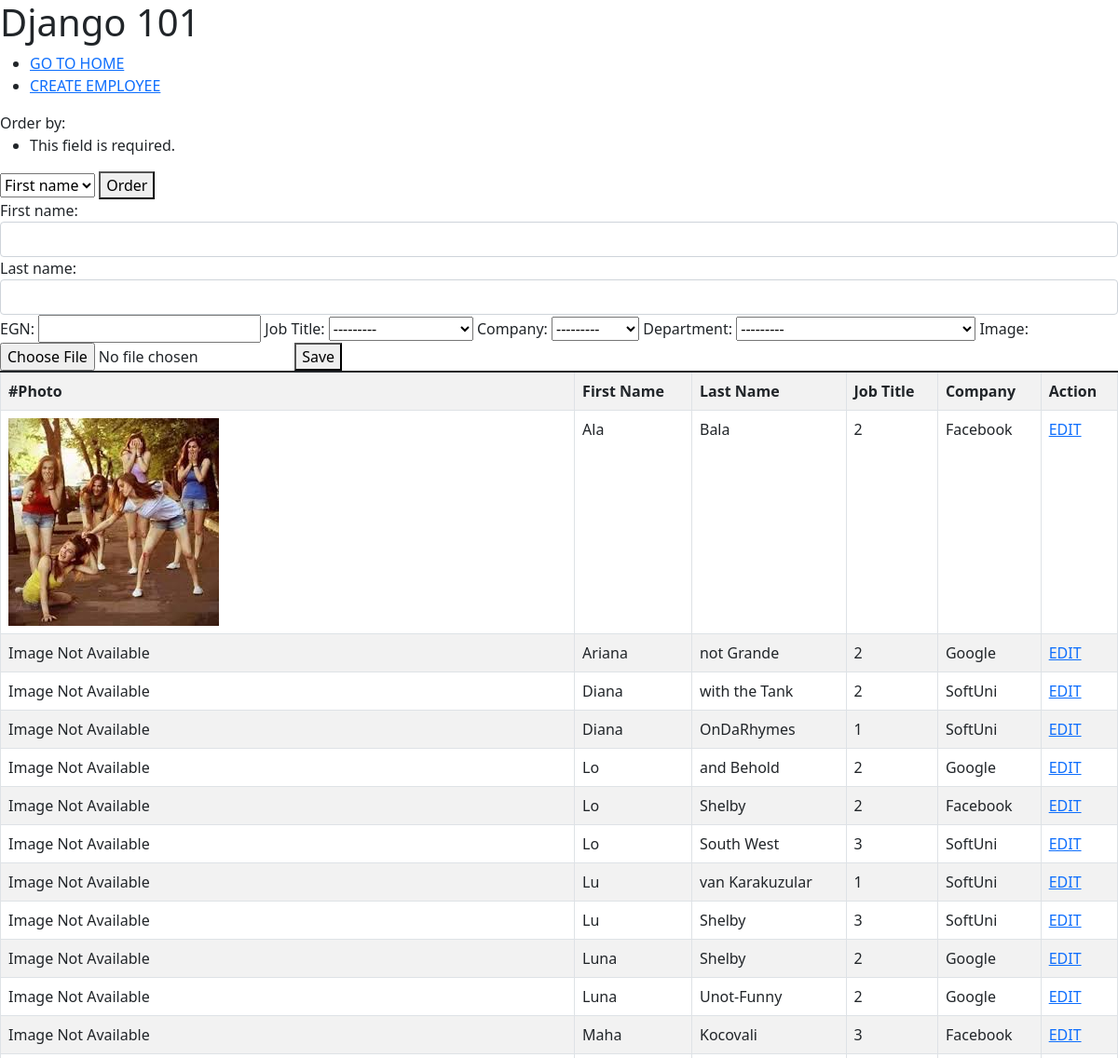
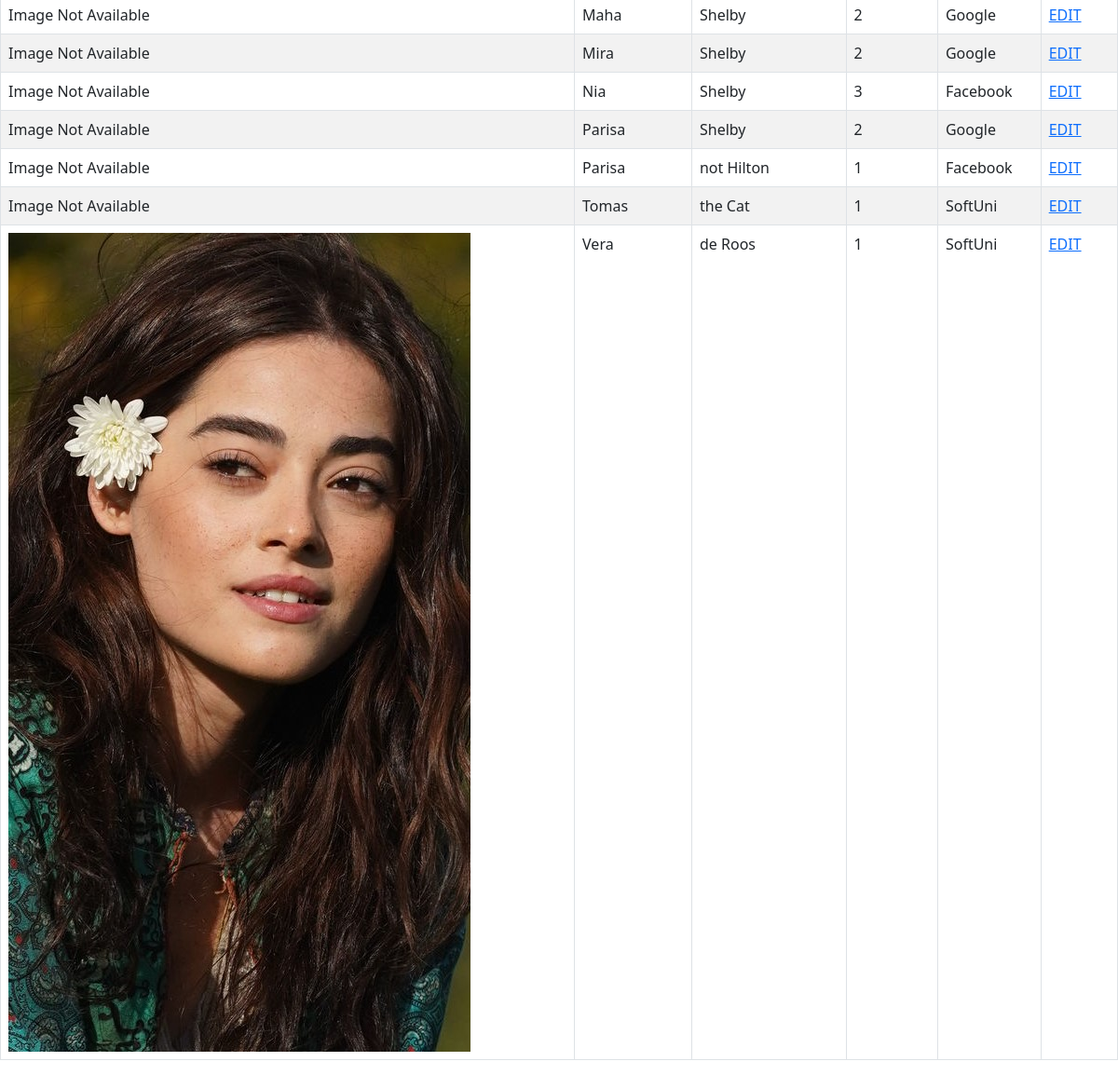
Screenshot of /employees/create/ with the database file from the repository (2 pictures, top to bottom).
### employees_app/employees/models.py (models this page shows)
class Employee(models.Model):
    SOFTWARE_DEVELOPER = 1
    QA_ENGINEER = 2
    DEVOPS_SPECIALIST = 3
    SOFT_UNI = 'SoftUni'
    GOOGLE = 'Google'
    FACEBOOK = 'Facebook'
    COMPANIES = (
        SOFT_UNI,
        GOOGLE,
        FACEBOOK,
    )
    first_name = models.CharField(
        max_length=30,
    )
    last_name = models.CharField(
        max_length=40,
        null=True,
        blank=True,
    )
    egn = models.CharField(
        max_length=10,
        unique=True,
        verbose_name = 'EGN',
        validators = (
            validators.MinLengthValidator(10),
        )
    )
    job_title_t = models.IntegerField(
        choices=(
            (SOFTWARE_DEVELOPER, 'Python Dev'),
            (QA_ENGINEER,'QA Engineer'),
            (DEVOPS_SPECIALIST, 'DevOps Specialist'),
        ),
        verbose_name = 'Job Title'
    )
    company = models.CharField(
        max_length=max(len(c) for c in COMPANIES),
        choices=((c, c) for c in COMPANIES),
    )
    department = models.ForeignKey(
        Department,
        on_delete=models.CASCADE,
    )
    image = models.ImageField(
        null=True,
        blank=True,
    )
    class Meta:
        ordering = ('first_name', '-last_name')

### employees_app/employees/views.py (the view)
# urls.py: path('create/', create_employee, name='create employee'),
def create_employee(request):
    if request.method == 'POST':
        employee_form = EmployeeForm(request.POST, request.FILES)
        if employee_form.is_valid():
            employee_form.save()
            return redirect('index')
    else:
        employee_form = EmployeeForm()
    employee_order_form = EmployeeOrderForm(request.GET)
    employee_order_form.is_valid()
    order_by = employee_order_form.cleaned_data.get('order_by', 'first_name')
    context = {
        'employee_form': employee_form,
        'employees': Employee.objects.order_by(order_by).all(),
        'employee_order_form': employee_order_form,
    }
    return render(request, 'create.html', context)

### employees_app/employees/views.py
class EmployeeForm(forms.ModelForm):
    class Meta:
        model = Employee
        fields = '__all__'
        widgets = {
            'first_name': forms.TextInput(
              attrs={'class':'form-control'}
            ),
            'last_name': forms.TextInput(
                attrs={'class':'form-control'}
            ),
        }

class EmployeeOrderForm(forms.Form):
    order_by = forms.ChoiceField(
        choices=(
            ('first_name', 'First name'),
            ('last_name','Last name'),
        ),
    )

### employees_app/employees/models.py (called while the page is built)
    def __str__(self):
        return f'Department {self.name}'

### employees_app/employees/templates/create.html (shortened to what this page needs)
{% extends 'base/base.html' %}
{% block content %}
<form method="GET" action="{% url 'create employee'%}">
{{ employee_order_form }}
<button>Order</button>
</form>
<form method="post" action="{% url 'create employee'%}">
    {{ employee_form }}
    <button>Save</button>
    </form>
    <table class="table table-striped table-bordered">
  <tbody>
    <tr>
        <th>#Photo</th>
        <th scope="col">First Name</>
        <th scope="col">Last Name</>
        <th scope="col">Job Title</th>
        <th scope="col">Company</th>
        <th scope="col">Action</th>
    </tr>
    {% for emp in employees %}
        <tr>
            <td>
                {% if emp.image %}
                <img src="{{ emp.image.url }}"/>
                {% else %}
                    Image Not Available
                {% endif %}
            </td>
            <td>{{ emp.first_name }}</td>
            <td>{{ emp.last_name }}</td>
            <td>{{ emp.job_title_t }}</td>
            <td>{{ emp.company }}</td>
            <td><a href="{% url 'edit employee' emp.pk %}">EDIT</a></td>
        </tr>
     {% endfor %}
      </tbody>
    </table>
{% endblock %}

### rows the page displays
Employee: image (picture), first_name "Ala", last_name "Bala", job_title_t "2", company "Facebook"
Employee: shows "Image Not Available", first_name "Ariana", last_name "not Grande", job_title_t "2", company "Google"
Employee: shows "Image Not Available", first_name "Diana", last_name "with the Tank", job_title_t "2", company "SoftUni"
Employee: shows "Image Not Available", first_name "Diana", last_name "OnDaRhymes", job_title_t "1", company "SoftUni"
Employee: shows "Image Not Available", first_name "Lo", last_name "and Behold", job_title_t "2", company "Google"
Employee: shows "Image Not Available", first_name "Lo", last_name "Shelby", job_title_t "2", company "Facebook"
Employee: shows "Image Not Available", first_name "Lo", last_name "South West", job_title_t "3", company "SoftUni"
Employee: shows "Image Not Available", first_name "Lu", last_name "van Karakuzular", job_title_t "1", company "SoftUni"
Employee: shows "Image Not Available", first_name "Lu", last_name "Shelby", job_title_t "3", company "SoftUni"
Employee: shows "Image Not Available", first_name "Luna", last_name "Shelby", job_title_t "2", company "Google"
Employee: shows "Image Not Available", first_name "Luna", last_name "Unot-Funny", job_title_t "2", company "Google"
Employee: shows "Image Not Available", first_name "Maha", last_name "Kocovali", job_title_t "3", company "Facebook"
Employee: shows "Image Not Available", first_name "Maha", last_name "Shelby", job_title_t "2", company "Google"
Employee: shows "Image Not Available", first_name "Mira", last_name "Shelby", job_title_t "2", company "Google"
Employee: shows "Image Not Available", first_name "Nia", last_name "Shelby", job_title_t "3", company "Facebook"
Employee: shows "Image Not Available", first_name "Parisa", last_name "Shelby", job_title_t "2", company "Google"
Employee: shows "Image Not Available", first_name "Parisa", last_name "not Hilton", job_title_t "1", company "Facebook"
Employee: shows "Image Not Available", first_name "Tomas", last_name "the Cat", job_title_t "1", company "SoftUni"
Employee: image (picture), first_name "Vera", last_name "de Roos", job_title_t "1", company "SoftUni"
